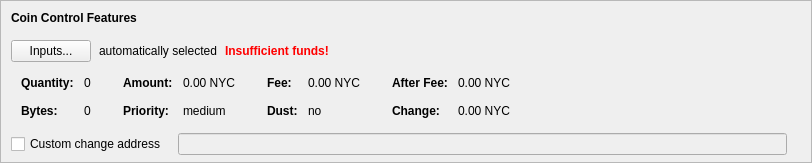
    <widget class="QFrame" name="frameCoinControl">
     <property name="sizePolicy">
      <sizepolicy hsizetype="Expanding" vsizetype="Expanding">
       <horstretch>0</horstretch>
       <verstretch>0</verstretch>
      </sizepolicy>
     </property>
     <property name="maximumSize">
      <size>
       <width>16777215</width>
       <height>16777215</height>
      </size>
     </property>
     <property name="frameShape">
      <enum>QFrame::StyledPanel</enum>
     </property>
     <property name="frameShadow">
      <enum>QFrame::Sunken</enum>
     </property>
     <layout class="QVBoxLayout" name="verticalLayoutCoinControl2">
      <property name="spacing">
       <number>0</number>
      </property>
      <property name="leftMargin">
       <number>0</number>
      </property>
      <property name="topMargin">
       <number>0</number>
      </property>
      <property name="rightMargin">
       <number>0</number>
      </property>
      <property name="bottomMargin">
       <number>6</number>
      </property>
      <item>
       <layout class="QVBoxLayout" name="verticalLayoutCoinControl" stretch="0,0,0,0,1">
        <property name="spacing">
         <number>0</number>
        </property>
        <property name="leftMargin">
         <number>10</number>
        </property>
        <property name="topMargin">
         <number>10</number>
        </property>
        <item>
         <layout class="QHBoxLayout" name="horizontalLayoutCoinControl1">
          <property name="bottomMargin">
           <number>15</number>
          </property>
          <item>
           <widget class="QLabel" name="labelCoinControlFeatures">
            <property name="sizePolicy">
             <sizepolicy hsizetype="Preferred" vsizetype="Maximum">
              <horstretch>0</horstretch>
              <verstretch>0</verstretch>
             </sizepolicy>
            </property>
            <property name="font">
             <font>
              <weight>75</weight>
              <bold>true</bold>
             </font>
            </property>
            <property name="styleSheet">
             <string notr="true">font-weight:bold;</string>
            </property>
            <property name="text">
             <string>Coin Control Features</string>
            </property>
           </widget>
          </item>
         </layout>
        </item>
        <item>
         <layout class="QHBoxLayout" name="horizontalLayoutCoinControl2" stretch="0,0,0,0">
          <property name="spacing">
           <number>8</number>
          </property>
          <property name="bottomMargin">
           <number>10</number>
          </property>
          <item>
           <widget class="QPushButton" name="pushButtonCoinControl">
            <property name="styleSheet">
             <string notr="true"/>
            </property>
            <property name="text">
             <string>Inputs...</string>
            </property>
            <property name="autoDefault">
             <bool>false</bool>
            </property>
           </widget>
          </item>
          <item>
           <widget class="QLabel" name="labelCoinControlAutomaticallySelected">
            <property name="text">
             <string>automatically selected</string>
            </property>
            <property name="margin">
             <number>5</number>
            </property>
           </widget>
          </item>
          <item>
           <widget class="QLabel" name="labelCoinControlInsuffFunds">
            <property name="font">
             <font>
              <weight>75</weight>
              <bold>true</bold>
             </font>
            </property>
            <property name="styleSheet">
             <string notr="true">color:red;font-weight:bold;</string>
            </property>
            <property name="text">
             <string>Insufficient funds!</string>
            </property>
            <property name="margin">
             <number>5</number>
            </property>
           </widget>
          </item>
          <item>
           <spacer name="horizontalSpacerCoinControl">
            <property name="orientation">
             <enum>Qt::Horizontal</enum>
            </property>
            <property name="sizeHint" stdset="0">
             <size>
              <width>40</width>
              <height>1</height>
             </size>
            </property>
           </spacer>
          </item>
         </layout>
        </item>
        <item>
         <widget class="QWidget" name="widgetCoinControl" native="true">
          <property name="sizePolicy">
           <sizepolicy hsizetype="Preferred" vsizetype="Preferred">
            <horstretch>0</horstretch>
            <verstretch>0</verstretch>
           </sizepolicy>
          </property>
          <property name="minimumSize">
           <size>
            <width>0</width>
            <height>0</height>
           </size>
          </property>
          <property name="styleSheet">
           <string notr="true"/>
          </property>
          <layout class="QHBoxLayout" name="horizontalLayoutCoinControl5">
           <property name="leftMargin">
            <number>0</number>
           </property>
           <property name="topMargin">
            <number>0</number>
           </property>
           <property name="rightMargin">
            <number>0</number>
           </property>
           <property name="bottomMargin">
            <number>0</number>
           </property>
           <item>
            <layout class="QHBoxLayout" name="horizontalLayoutCoinControl3" stretch="0,0,0,1">
             <property name="spacing">
              <number>20</number>
             </property>
             <property name="topMargin">
              <number>0</number>
             </property>
             <property name="bottomMargin">
              <number>10</number>
             </property>
             <item>
              <layout class="QFormLayout" name="formLayoutCoinControl1">
               <property name="horizontalSpacing">
                <number>10</number>
               </property>
               <property name="verticalSpacing">
                <number>14</number>
               </property>
               <property name="leftMargin">
                <number>10</number>
               </property>
               <property name="topMargin">
                <number>4</number>
               </property>
               <property name="rightMargin">
                <number>6</number>
               </property>
               <item row="0" column="0">
                <widget class="QLabel" name="labelCoinControlQuantityText">
                 <property name="font">
                  <font>
                   <weight>75</weight>
                   <bold>true</bold>
                  </font>
                 </property>
                 <property name="text">
                  <string>Quantity:</string>
                 </property>
                 <property name="margin">
                  <number>0</number>
                 </property>
                </widget>
               </item>
               <item row="0" column="1">
                <widget class="QLabel" name="labelCoinControlQuantity">
                 <property name="cursor">
                  <cursorShape>IBeamCursor</cursorShape>
                 </property>
                 <property name="contextMenuPolicy">
                  <enum>Qt::ActionsContextMenu</enum>
                 </property>
                 <property name="text">
                  <string notr="true">0</string>
                 </property>
                 <property name="margin">
                  <number>0</number>
                 </property>
                 <property name="textInteractionFlags">
                  <set>Qt::LinksAccessibleByMouse|Qt::TextSelectableByKeyboard|Qt::TextSelectableByMouse</set>
                 </property>
                </widget>
               </item>
               <item row="1" column="0">
                <widget class="QLabel" name="labelCoinControlBytesText">
                 <property name="font">
                  <font>
                   <weight>75</weight>
                   <bold>true</bold>
                  </font>
                 </property>
                 <property name="text">
                  <string>Bytes:</string>
                 </property>
                </widget>
               </item>
               <item row="1" column="1">
                <widget class="QLabel" name="labelCoinControlBytes">
                 <property name="cursor">
                  <cursorShape>IBeamCursor</cursorShape>
                 </property>
                 <property name="contextMenuPolicy">
                  <enum>Qt::ActionsContextMenu</enum>
                 </property>
                 <property name="text">
                  <string notr="true">0</string>
                 </property>
                 <property name="textInteractionFlags">
                  <set>Qt::LinksAccessibleByMouse|Qt::TextSelectableByKeyboard|Qt::TextSelectableByMouse</set>
                 </property>
                </widget>
               </item>
              </layout>
             </item>
             <item>
              <layout class="QFormLayout" name="formLayoutCoinControl2">
               <property name="horizontalSpacing">
                <number>10</number>
               </property>
               <property name="verticalSpacing">
                <number>14</number>
               </property>
               <property name="leftMargin">
                <number>6</number>
               </property>
               <property name="topMargin">
                <number>4</number>
               </property>
               <property name="rightMargin">
                <number>6</number>
               </property>
               <item row="0" column="0">
                <widget class="QLabel" name="labelCoinControlAmountText">
                 <property name="font">
                  <font>
                   <weight>75</weight>
                   <bold>true</bold>
                  </font>
                 </property>
                 <property name="text">
                  <string>Amount:</string>
                 </property>
                 <property name="margin">
                  <number>0</number>
                 </property>
                </widget>
               </item>
               <item row="0" column="1">
                <widget class="QLabel" name="labelCoinControlAmount">
                 <property name="cursor">
                  <cursorShape>IBeamCursor</cursorShape>
                 </property>
                 <property name="contextMenuPolicy">
                  <enum>Qt::ActionsContextMenu</enum>
                 </property>
                 <property name="text">
                  <string notr="true">0.00 NYC</string>
                 </property>
                 <property name="textInteractionFlags">
                  <set>Qt::LinksAccessibleByMouse|Qt::TextSelectableByKeyboard|Qt::TextSelectableByMouse</set>
                 </property>
                </widget>
               </item>
               <item row="1" column="0">
                <widget class="QLabel" name="labelCoinControlPriorityText">
                 <property name="font">
                  <font>
                   <weight>75</weight>
                   <bold>true</bold>
                  </font>
                 </property>
                 <property name="text">
                  <string>Priority:</string>
                 </property>
                </widget>
               </item>
               <item row="1" column="1">
                <widget class="QLabel" name="labelCoinControlPriority">
                 <property name="cursor">
                  <cursorShape>IBeamCursor</cursorShape>
                 </property>
                 <property name="contextMenuPolicy">
                  <enum>Qt::ActionsContextMenu</enum>
                 </property>
                 <property name="text">
                  <string notr="true">medium</string>
                 </property>
                 <property name="textInteractionFlags">
                  <set>Qt::LinksAccessibleByMouse|Qt::TextSelectableByKeyboard|Qt::TextSelectableByMouse</set>
                 </property>
                </widget>
               </item>
              </layout>
             </item>
             <item>
              <layout class="QFormLayout" name="formLayoutCoinControl3">
               <property name="horizontalSpacing">
                <number>10</number>
               </property>
               <property name="verticalSpacing">
                <number>14</number>
               </property>
               <property name="leftMargin">
                <number>6</number>
               </property>
               <property name="topMargin">
                <number>4</number>
               </property>
               <property name="rightMargin">
                <number>6</number>
               </property>
               <item row="0" column="0">
                <widget class="QLabel" name="labelCoinControlFeeText">
                 <property name="font">
                  <font>
                   <weight>75</weight>
                   <bold>true</bold>
                  </font>
                 </property>
                 <property name="text">
                  <string>Fee:</string>
                 </property>
                 <property name="margin">
                  <number>0</number>
                 </property>
                </widget>
               </item>
               <item row="0" column="1">
                <widget class="QLabel" name="labelCoinControlFee">
                 <property name="cursor">
                  <cursorShape>IBeamCursor</cursorShape>
                 </property>
                 <property name="contextMenuPolicy">
                  <enum>Qt::ActionsContextMenu</enum>
                 </property>
                 <property name="text">
                  <string notr="true">0.00 NYC</string>
                 </property>
                 <property name="textInteractionFlags">
                  <set>Qt::LinksAccessibleByMouse|Qt::TextSelectableByKeyboard|Qt::TextSelectableByMouse</set>
                 </property>
                </widget>
               </item>
               <item row="1" column="0">
                <widget class="QLabel" name="labelCoinControlLowOutputText">
                 <property name="font">
                  <font>
                   <weight>75</weight>
                   <bold>true</bold>
                  </font>
                 </property>
                 <property name="text">
                  <string>Dust:</string>
                 </property>
                </widget>
               </item>
               <item row="1" column="1">
                <widget class="QLabel" name="labelCoinControlLowOutput">
                 <property name="cursor">
                  <cursorShape>IBeamCursor</cursorShape>
                 </property>
                 <property name="contextMenuPolicy">
                  <enum>Qt::ActionsContextMenu</enum>
                 </property>
                 <property name="text">
                  <string notr="true">no</string>
                 </property>
                 <property name="textInteractionFlags">
                  <set>Qt::LinksAccessibleByMouse|Qt::TextSelectableByKeyboard|Qt::TextSelectableByMouse</set>
                 </property>
                </widget>
               </item>
              </layout>
             </item>
             <item>
              <layout class="QFormLayout" name="formLayoutCoinControl4">
               <property name="horizontalSpacing">
                <number>10</number>
               </property>
               <property name="verticalSpacing">
                <number>14</number>
               </property>
               <property name="leftMargin">
                <number>6</number>
               </property>
               <property name="topMargin">
                <number>4</number>
               </property>
               <property name="rightMargin">
                <number>6</number>
               </property>
               <item row="0" column="0">
                <widget class="QLabel" name="labelCoinControlAfterFeeText">
                 <property name="font">
                  <font>
                   <weight>75</weight>
                   <bold>true</bold>
                  </font>
                 </property>
                 <property name="text">
                  <string>After Fee:</string>
                 </property>
                 <property name="margin">
                  <number>0</number>
                 </property>
                </widget>
               </item>
               <item row="0" column="1">
                <widget class="QLabel" name="labelCoinControlAfterFee">
                 <property name="cursor">
                  <cursorShape>IBeamCursor</cursorShape>
                 </property>
                 <property name="contextMenuPolicy">
                  <enum>Qt::ActionsContextMenu</enum>
                 </property>
                 <property name="text">
                  <string notr="true">0.00 NYC</string>
                 </property>
                 <property name="textInteractionFlags">
                  <set>Qt::LinksAccessibleByMouse|Qt::TextSelectableByKeyboard|Qt::TextSelectableByMouse</set>
                 </property>
                </widget>
               </item>
               <item row="1" column="0">
                <widget class="QLabel" name="labelCoinControlChangeText">
                 <property name="font">
                  <font>
                   <weight>75</weight>
                   <bold>true</bold>
                  </font>
                 </property>
                 <property name="text">
                  <string>Change:</string>
                 </property>
                </widget>
               </item>
               <item row="1" column="1">
                <widget class="QLabel" name="labelCoinControlChange">
                 <property name="cursor">
                  <cursorShape>IBeamCursor</cursorShape>
                 </property>
                 <property name="contextMenuPolicy">
                  <enum>Qt::ActionsContextMenu</enum>
                 </property>
                 <property name="text">
                  <string notr="true">0.00 NYC</string>
                 </property>
                 <property name="textInteractionFlags">
                  <set>Qt::LinksAccessibleByMouse|Qt::TextSelectableByKeyboard|Qt::TextSelectableByMouse</set>
                 </property>
                </widget>
               </item>
              </layout>
             </item>
            </layout>
           </item>
          </layout>
         </widget>
        </item>
        <item>
         <layout class="QHBoxLayout" name="horizontalLayoutCoinControl4" stretch="0,0,0">
          <property name="spacing">
           <number>12</number>
          </property>
          <property name="sizeConstraint">
           <enum>QLayout::SetDefaultConstraint</enum>
          </property>
          <property name="topMargin">
           <number>5</number>
          </property>
          <property name="rightMargin">
           <number>5</number>
          </property>
          <item>
           <widget class="QCheckBox" name="checkBoxCoinControlChange">
            <property name="toolTip">
             <string>If this is activated, but the change address is empty or invalid, change will be sent to a newly generated address.</string>
            </property>
            <property name="text">
             <string>Custom change address</string>
            </property>
           </widget>
          </item>
          <item>
           <widget class="QValidatedLineEdit" name="lineEditCoinControlChange">
            <property name="enabled">
             <bool>false</bool>
            </property>
            <property name="sizePolicy">
             <sizepolicy hsizetype="Expanding" vsizetype="Fixed">
              <horstretch>0</horstretch>
              <verstretch>0</verstretch>
             </sizepolicy>
            </property>
           </widget>
          </item>
          <item>
           <widget class="QLabel" name="labelCoinControlChangeLabel">
            <property name="sizePolicy">
             <sizepolicy hsizetype="Preferred" vsizetype="Expanding">
              <horstretch>0</horstretch>
              <verstretch>0</verstretch>
             </sizepolicy>
            </property>
            <property name="minimumSize">
             <size>
              <width>0</width>
              <height>0</height>
             </size>
            </property>
            <property name="text">
             <string/>
            </property>
            <property name="margin">
             <number>3</number>
            </property>
           </widget>
          </item>
         </layout>
        </item>
        <item>
         <spacer name="verticalSpacerCoinControl">
          <property name="orientation">
           <enum>Qt::Vertical</enum>
          </property>
          <property name="sizeHint" stdset="0">
           <size>
            <width>800</width>
            <height>1</height>
           </size>
          </property>
         </spacer>
        </item>
       </layout>
      </item>
     </layout>
    </widget>
